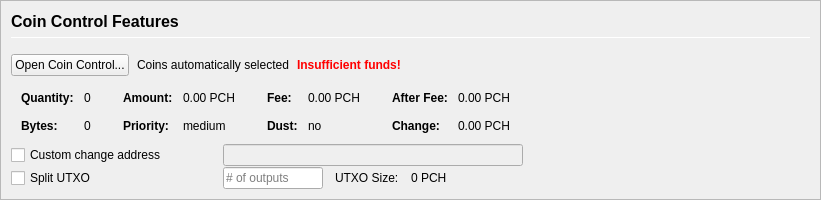
         <widget class="QFrame" name="frameCoinControl">
          <property name="sizePolicy">
           <sizepolicy hsizetype="Expanding" vsizetype="Expanding">
            <horstretch>0</horstretch>
            <verstretch>0</verstretch>
           </sizepolicy>
          </property>
          <property name="maximumSize">
           <size>
            <width>16777215</width>
            <height>16777215</height>
           </size>
          </property>
          <property name="frameShape">
           <enum>QFrame::StyledPanel</enum>
          </property>
          <property name="frameShadow">
           <enum>QFrame::Sunken</enum>
          </property>
          <layout class="QVBoxLayout" name="verticalLayoutCoinControl2">
           <property name="spacing">
            <number>0</number>
           </property>
           <property name="margin">
            <number>0</number>
           </property>
           <item>
            <widget class="QFrame" name="frameCoinControl_BG">
             <layout class="QVBoxLayout" name="verticalLayoutCoinControl" stretch="0,0,0,0,0,0">
              <property name="spacing">
               <number>1</number>
              </property>
              <property name="leftMargin">
               <number>10</number>
              </property>
              <property name="topMargin">
               <number>10</number>
              </property>
              <item>
               <layout class="QHBoxLayout" name="horizontalLayoutCoinControl1">
                <property name="bottomMargin">
                 <number>15</number>
                </property>
                <item>
                 <layout class="QVBoxLayout" name="verticalLayout_3">
                  <property name="spacing">
                   <number>6</number>
                  </property>
                  <item>
                   <widget class="QLabel" name="labelCoinControlFeatures">
                    <property name="sizePolicy">
                     <sizepolicy hsizetype="Preferred" vsizetype="Maximum">
                      <horstretch>0</horstretch>
                      <verstretch>0</verstretch>
                     </sizepolicy>
                    </property>
                    <property name="minimumSize">
                     <size>
                      <width>0</width>
                      <height>20</height>
                     </size>
                    </property>
                    <property name="font">
                     <font>
                      <pointsize>12</pointsize>
                      <weight>75</weight>
                      <bold>true</bold>
                     </font>
                    </property>
                    <property name="styleSheet">
                     <string notr="true">font-weight:bold;</string>
                    </property>
                    <property name="text">
                     <string>Coin Control Features</string>
                    </property>
                   </widget>
                  </item>
                  <item>
                   <widget class="Line" name="line">
                    <property name="minimumSize">
                     <size>
                      <width>0</width>
                      <height>1</height>
                     </size>
                    </property>
                    <property name="maximumSize">
                     <size>
                      <width>16777215</width>
                      <height>1</height>
                     </size>
                    </property>
                    <property name="orientation">
                     <enum>Qt::Horizontal</enum>
                    </property>
                   </widget>
                  </item>
                 </layout>
                </item>
               </layout>
              </item>
              <item>
               <layout class="QHBoxLayout" name="horizontalLayoutCoinControl2" stretch="0,0,0,0">
                <property name="spacing">
                 <number>8</number>
                </property>
                <property name="bottomMargin">
                 <number>10</number>
                </property>
                <item>
                 <widget class="QPushButton" name="pushButtonCoinControl">
                  <property name="styleSheet">
                   <string notr="true"/>
                  </property>
                  <property name="text">
                   <string>Open Coin Control...</string>
                  </property>
                  <property name="autoDefault">
                   <bool>false</bool>
                  </property>
                 </widget>
                </item>
                <item>
                 <widget class="QLabel" name="labelCoinControlAutomaticallySelected">
                  <property name="text">
                   <string>Coins automatically selected</string>
                  </property>
                  <property name="margin">
                   <number>5</number>
                  </property>
                 </widget>
                </item>
                <item>
                 <widget class="QLabel" name="labelCoinControlInsuffFunds">
                  <property name="font">
                   <font>
                    <weight>75</weight>
                    <bold>true</bold>
                   </font>
                  </property>
                  <property name="styleSheet">
                   <string notr="true">color:red;font-weight:bold;</string>
                  </property>
                  <property name="text">
                   <string>Insufficient funds!</string>
                  </property>
                  <property name="margin">
                   <number>5</number>
                  </property>
                 </widget>
                </item>
                <item>
                 <spacer name="horizontalSpacerCoinControl">
                  <property name="orientation">
                   <enum>Qt::Horizontal</enum>
                  </property>
                  <property name="sizeHint" stdset="0">
                   <size>
                    <width>40</width>
                    <height>1</height>
                   </size>
                  </property>
                 </spacer>
                </item>
               </layout>
              </item>
              <item>
               <widget class="QWidget" name="widgetCoinControl" native="true">
                <property name="sizePolicy">
                 <sizepolicy hsizetype="Preferred" vsizetype="Preferred">
                  <horstretch>0</horstretch>
                  <verstretch>0</verstretch>
                 </sizepolicy>
                </property>
                <property name="minimumSize">
                 <size>
                  <width>0</width>
                  <height>0</height>
                 </size>
                </property>
                <property name="styleSheet">
                 <string notr="true"/>
                </property>
                <layout class="QHBoxLayout" name="horizontalLayoutCoinControl5">
                 <property name="margin">
                  <number>0</number>
                 </property>
                 <item>
                  <layout class="QHBoxLayout" name="horizontalLayoutCoinControl3" stretch="0,0,0,1">
                   <property name="spacing">
                    <number>20</number>
                   </property>
                   <property name="topMargin">
                    <number>0</number>
                   </property>
                   <property name="bottomMargin">
                    <number>10</number>
                   </property>
                   <item>
                    <layout class="QFormLayout" name="formLayoutCoinControl1">
                     <property name="horizontalSpacing">
                      <number>10</number>
                     </property>
                     <property name="verticalSpacing">
                      <number>14</number>
                     </property>
                     <property name="leftMargin">
                      <number>10</number>
                     </property>
                     <property name="topMargin">
                      <number>4</number>
                     </property>
                     <property name="rightMargin">
                      <number>6</number>
                     </property>
                     <item row="0" column="0">
                      <widget class="QLabel" name="labelCoinControlQuantityText">
                       <property name="font">
                        <font>
                         <weight>75</weight>
                         <bold>true</bold>
                        </font>
                       </property>
                       <property name="text">
                        <string>Quantity:</string>
                       </property>
                       <property name="margin">
                        <number>0</number>
                       </property>
                      </widget>
                     </item>
                     <item row="0" column="1">
                      <widget class="QLabel" name="labelCoinControlQuantity">
                       <property name="cursor">
                        <cursorShape>IBeamCursor</cursorShape>
                       </property>
                       <property name="contextMenuPolicy">
                        <enum>Qt::ActionsContextMenu</enum>
                       </property>
                       <property name="text">
                        <string notr="true">0</string>
                       </property>
                       <property name="margin">
                        <number>0</number>
                       </property>
                       <property name="textInteractionFlags">
                        <set>Qt::LinksAccessibleByMouse|Qt::TextSelectableByKeyboard|Qt::TextSelectableByMouse</set>
                       </property>
                      </widget>
                     </item>
                     <item row="1" column="0">
                      <widget class="QLabel" name="labelCoinControlBytesText">
                       <property name="font">
                        <font>
                         <weight>75</weight>
                         <bold>true</bold>
                        </font>
                       </property>
                       <property name="text">
                        <string>Bytes:</string>
                       </property>
                      </widget>
                     </item>
                     <item row="1" column="1">
                      <widget class="QLabel" name="labelCoinControlBytes">
                       <property name="cursor">
                        <cursorShape>IBeamCursor</cursorShape>
                       </property>
                       <property name="contextMenuPolicy">
                        <enum>Qt::ActionsContextMenu</enum>
                       </property>
                       <property name="text">
                        <string notr="true">0</string>
                       </property>
                       <property name="textInteractionFlags">
                        <set>Qt::LinksAccessibleByMouse|Qt::TextSelectableByKeyboard|Qt::TextSelectableByMouse</set>
                       </property>
                      </widget>
                     </item>
                    </layout>
                   </item>
                   <item>
                    <layout class="QFormLayout" name="formLayoutCoinControl2">
                     <property name="horizontalSpacing">
                      <number>10</number>
                     </property>
                     <property name="verticalSpacing">
                      <number>14</number>
                     </property>
                     <property name="leftMargin">
                      <number>6</number>
                     </property>
                     <property name="topMargin">
                      <number>4</number>
                     </property>
                     <property name="rightMargin">
                      <number>6</number>
                     </property>
                     <item row="0" column="0">
                      <widget class="QLabel" name="labelCoinControlAmountText">
                       <property name="font">
                        <font>
                         <weight>75</weight>
                         <bold>true</bold>
                        </font>
                       </property>
                       <property name="text">
                        <string>Amount:</string>
                       </property>
                       <property name="margin">
                        <number>0</number>
                       </property>
                      </widget>
                     </item>
                     <item row="0" column="1">
                      <widget class="QLabel" name="labelCoinControlAmount">
                       <property name="cursor">
                        <cursorShape>IBeamCursor</cursorShape>
                       </property>
                       <property name="contextMenuPolicy">
                        <enum>Qt::ActionsContextMenu</enum>
                       </property>
                       <property name="text">
                        <string notr="true">0.00 PCH</string>
                       </property>
                       <property name="textInteractionFlags">
                        <set>Qt::LinksAccessibleByMouse|Qt::TextSelectableByKeyboard|Qt::TextSelectableByMouse</set>
                       </property>
                      </widget>
                     </item>
                     <item row="1" column="0">
                      <widget class="QLabel" name="labelCoinControlPriorityText">
                       <property name="font">
                        <font>
                         <weight>75</weight>
                         <bold>true</bold>
                        </font>
                       </property>
                       <property name="text">
                        <string>Priority:</string>
                       </property>
                      </widget>
                     </item>
                     <item row="1" column="1">
                      <widget class="QLabel" name="labelCoinControlPriority">
                       <property name="cursor">
                        <cursorShape>IBeamCursor</cursorShape>
                       </property>
                       <property name="contextMenuPolicy">
                        <enum>Qt::ActionsContextMenu</enum>
                       </property>
                       <property name="text">
                        <string>medium</string>
                       </property>
                       <property name="textInteractionFlags">
                        <set>Qt::LinksAccessibleByMouse|Qt::TextSelectableByKeyboard|Qt::TextSelectableByMouse</set>
                       </property>
                      </widget>
                     </item>
                    </layout>
                   </item>
                   <item>
                    <layout class="QFormLayout" name="formLayoutCoinControl3">
                     <property name="horizontalSpacing">
                      <number>10</number>
                     </property>
                     <property name="verticalSpacing">
                      <number>14</number>
                     </property>
                     <property name="leftMargin">
                      <number>6</number>
                     </property>
                     <property name="topMargin">
                      <number>4</number>
                     </property>
                     <property name="rightMargin">
                      <number>6</number>
                     </property>
                     <item row="0" column="0">
                      <widget class="QLabel" name="labelCoinControlFeeText">
                       <property name="font">
                        <font>
                         <weight>75</weight>
                         <bold>true</bold>
                        </font>
                       </property>
                       <property name="text">
                        <string>Fee:</string>
                       </property>
                       <property name="margin">
                        <number>0</number>
                       </property>
                      </widget>
                     </item>
                     <item row="0" column="1">
                      <widget class="QLabel" name="labelCoinControlFee">
                       <property name="cursor">
                        <cursorShape>IBeamCursor</cursorShape>
                       </property>
                       <property name="contextMenuPolicy">
                        <enum>Qt::ActionsContextMenu</enum>
                       </property>
                       <property name="text">
                        <string notr="true">0.00 PCH</string>
                       </property>
                       <property name="textInteractionFlags">
                        <set>Qt::LinksAccessibleByMouse|Qt::TextSelectableByKeyboard|Qt::TextSelectableByMouse</set>
                       </property>
                      </widget>
                     </item>
                     <item row="1" column="0">
                      <widget class="QLabel" name="labelCoinControlLowOutputText">
                       <property name="font">
                        <font>
                         <weight>75</weight>
                         <bold>true</bold>
                        </font>
                       </property>
                       <property name="text">
                        <string>Dust:</string>
                       </property>
                      </widget>
                     </item>
                     <item row="1" column="1">
                      <widget class="QLabel" name="labelCoinControlLowOutput">
                       <property name="cursor">
                        <cursorShape>IBeamCursor</cursorShape>
                       </property>
                       <property name="contextMenuPolicy">
                        <enum>Qt::ActionsContextMenu</enum>
                       </property>
                       <property name="text">
                        <string>no</string>
                       </property>
                       <property name="textInteractionFlags">
                        <set>Qt::LinksAccessibleByMouse|Qt::TextSelectableByKeyboard|Qt::TextSelectableByMouse</set>
                       </property>
                      </widget>
                     </item>
                    </layout>
                   </item>
                   <item>
                    <layout class="QFormLayout" name="formLayoutCoinControl4">
                     <property name="horizontalSpacing">
                      <number>10</number>
                     </property>
                     <property name="verticalSpacing">
                      <number>14</number>
                     </property>
                     <property name="leftMargin">
                      <number>6</number>
                     </property>
                     <property name="topMargin">
                      <number>4</number>
                     </property>
                     <property name="rightMargin">
                      <number>6</number>
                     </property>
                     <item row="0" column="0">
                      <widget class="QLabel" name="labelCoinControlAfterFeeText">
                       <property name="font">
                        <font>
                         <weight>75</weight>
                         <bold>true</bold>
                        </font>
                       </property>
                       <property name="text">
                        <string>After Fee:</string>
                       </property>
                       <property name="margin">
                        <number>0</number>
                       </property>
                      </widget>
                     </item>
                     <item row="0" column="1">
                      <widget class="QLabel" name="labelCoinControlAfterFee">
                       <property name="cursor">
                        <cursorShape>IBeamCursor</cursorShape>
                       </property>
                       <property name="contextMenuPolicy">
                        <enum>Qt::ActionsContextMenu</enum>
                       </property>
                       <property name="text">
                        <string notr="true">0.00 PCH</string>
                       </property>
                       <property name="textInteractionFlags">
                        <set>Qt::LinksAccessibleByMouse|Qt::TextSelectableByKeyboard|Qt::TextSelectableByMouse</set>
                       </property>
                      </widget>
                     </item>
                     <item row="1" column="0">
                      <widget class="QLabel" name="labelCoinControlChangeText">
                       <property name="font">
                        <font>
                         <weight>75</weight>
                         <bold>true</bold>
                        </font>
                       </property>
                       <property name="text">
                        <string>Change:</string>
                       </property>
                      </widget>
                     </item>
                     <item row="1" column="1">
                      <widget class="QLabel" name="labelCoinControlChange">
                       <property name="cursor">
                        <cursorShape>IBeamCursor</cursorShape>
                       </property>
                       <property name="contextMenuPolicy">
                        <enum>Qt::ActionsContextMenu</enum>
                       </property>
                       <property name="text">
                        <string notr="true">0.00 PCH</string>
                       </property>
                       <property name="textInteractionFlags">
                        <set>Qt::LinksAccessibleByMouse|Qt::TextSelectableByKeyboard|Qt::TextSelectableByMouse</set>
                       </property>
                      </widget>
                     </item>
                    </layout>
                   </item>
                  </layout>
                 </item>
                </layout>
               </widget>
              </item>
              <item>
               <layout class="QHBoxLayout" name="horizontalLayoutCoinControl4">
                <property name="spacing">
                 <number>12</number>
                </property>
                <property name="sizeConstraint">
                 <enum>QLayout::SetDefaultConstraint</enum>
                </property>
                <property name="topMargin">
                 <number>0</number>
                </property>
                <property name="rightMargin">
                 <number>0</number>
                </property>
                <item>
                 <widget class="QCheckBox" name="checkBoxCoinControlChange">
                  <property name="sizePolicy">
                   <sizepolicy hsizetype="Preferred" vsizetype="Preferred">
                    <horstretch>0</horstretch>
                    <verstretch>0</verstretch>
                   </sizepolicy>
                  </property>
                  <property name="minimumSize">
                   <size>
                    <width>200</width>
                    <height>0</height>
                   </size>
                  </property>
                  <property name="maximumSize">
                   <size>
                    <width>200</width>
                    <height>16777215</height>
                   </size>
                  </property>
                  <property name="toolTip">
                   <string>If this is activated, but the change address is empty or invalid, change will be sent to a newly generated address.</string>
                  </property>
                  <property name="text">
                   <string>Custom change address</string>
                  </property>
                 </widget>
                </item>
                <item>
                 <widget class="QValidatedLineEdit" name="lineEditCoinControlChange">
                  <property name="enabled">
                   <bool>false</bool>
                  </property>
                  <property name="sizePolicy">
                   <sizepolicy hsizetype="Preferred" vsizetype="Preferred">
                    <horstretch>0</horstretch>
                    <verstretch>0</verstretch>
                   </sizepolicy>
                  </property>
                  <property name="minimumSize">
                   <size>
                    <width>300</width>
                    <height>0</height>
                   </size>
                  </property>
                 </widget>
                </item>
                <item>
                 <widget class="QLabel" name="labelCoinControlChangeLabel">
                  <property name="sizePolicy">
                   <sizepolicy hsizetype="Preferred" vsizetype="Preferred">
                    <horstretch>0</horstretch>
                    <verstretch>0</verstretch>
                   </sizepolicy>
                  </property>
                  <property name="minimumSize">
                   <size>
                    <width>100</width>
                    <height>0</height>
                   </size>
                  </property>
                  <property name="text">
                   <string/>
                  </property>
                  <property name="margin">
                   <number>3</number>
                  </property>
                 </widget>
                </item>
               </layout>
              </item>
              <item>
               <layout class="QHBoxLayout" name="horizontalLayoutCoinControl6">
                <property name="spacing">
                 <number>12</number>
                </property>
                <property name="rightMargin">
                 <number>0</number>
                </property>
                <item>
                 <widget class="QCheckBox" name="splitBlockCheckBox">
                  <property name="sizePolicy">
                   <sizepolicy hsizetype="Preferred" vsizetype="Preferred">
                    <horstretch>0</horstretch>
                    <verstretch>0</verstretch>
                   </sizepolicy>
                  </property>
                  <property name="minimumSize">
                   <size>
                    <width>200</width>
                    <height>0</height>
                   </size>
                  </property>
                  <property name="maximumSize">
                   <size>
                    <width>200</width>
                    <height>16777215</height>
                   </size>
                  </property>
                  <property name="text">
                   <string>Split UTXO</string>
                  </property>
                 </widget>
                </item>
                <item>
                 <widget class="QLineEdit" name="splitBlockLineEdit">
                  <property name="sizePolicy">
                   <sizepolicy hsizetype="Preferred" vsizetype="Preferred">
                    <horstretch>50</horstretch>
                    <verstretch>0</verstretch>
                   </sizepolicy>
                  </property>
                  <property name="minimumSize">
                   <size>
                    <width>100</width>
                    <height>0</height>
                   </size>
                  </property>
                  <property name="maximumSize">
                   <size>
                    <width>100</width>
                    <height>16777215</height>
                   </size>
                  </property>
                  <property name="placeholderText">
                   <string># of outputs</string>
                  </property>
                 </widget>
                </item>
                <item>
                 <widget class="QLabel" name="labelBlockSizeText">
                  <property name="text">
                   <string>UTXO Size:</string>
                  </property>
                 </widget>
                </item>
                <item>
                 <widget class="QLabel" name="labelBlockSize">
                  <property name="text">
                   <string>0 PCH</string>
                  </property>
                 </widget>
                </item>
                <item>
                 <spacer name="horizontalSpacer_7">
                  <property name="orientation">
                   <enum>Qt::Horizontal</enum>
                  </property>
                  <property name="sizeHint" stdset="0">
                   <size>
                    <width>40</width>
                    <height>20</height>
                   </size>
                  </property>
                 </spacer>
                </item>
               </layout>
              </item>
              <item>
               <spacer name="verticalSpacerCoinControl">
                <property name="orientation">
                 <enum>Qt::Vertical</enum>
                </property>
                <property name="sizeHint" stdset="0">
                 <size>
                  <width>800</width>
                  <height>1</height>
                 </size>
                </property>
               </spacer>
              </item>
             </layout>
            </widget>
           </item>
          </layout>
         </widget>
